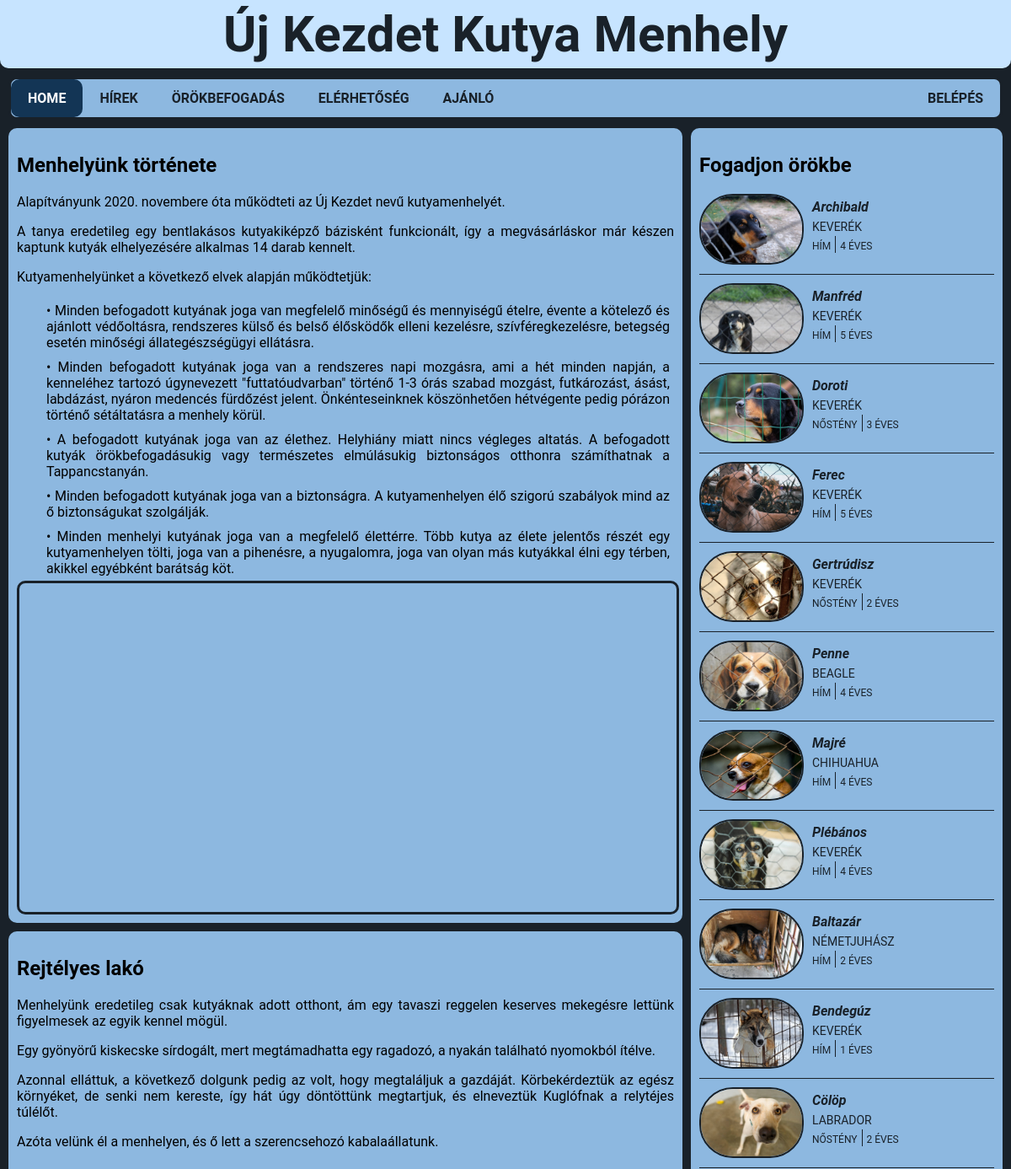
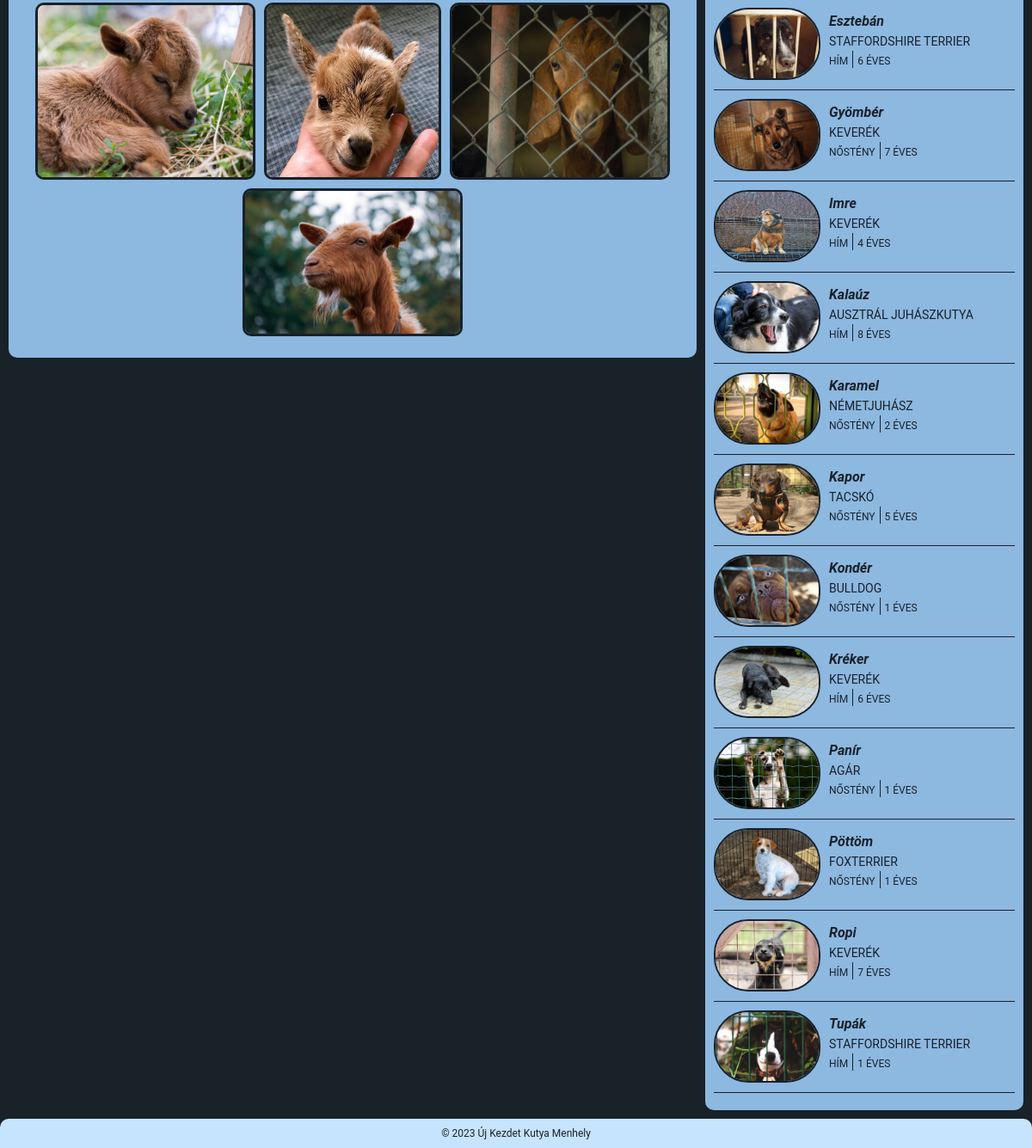
The page / on the database its author committed (2 pictures, top to bottom).
### tables this page shows
CREATE TABLE `kutyak` (
  `nev` varchar(30) NOT NULL,
  `faj` varchar(30) NOT NULL,
  `nem` tinyint(1) NOT NULL,
  `kor` tinyint(30) NOT NULL
);

### queries/kutya_index.php (the view, shortened to what this page needs)
<?php
include "db_connect.php";
$cserebere = array('Á'=>'a', 'É'=>'e', 'Í'=>'i', 'Ó'=>'o', 'Ö'=>'o', 'Ő'=>'o', 'Ú'=>'u','Ü'=>'u', 'Ű'=>'u',
                   'á'=>'a','é'=>'e', 'í'=>'i','ó'=>'o','ö'=>'o','ú'=>'u','ü'=>'u','ű'=>'u','ő'=>'o',);
$sql = "SELECT nev, faj, nem, kor FROM kutyak";
$result = $conn->query($sql);
if ($result->num_rows > 0) {
  while($row = $result->fetch_assoc()) {
    echo'<div class="img-wrapper">';
        echo '<div>';
            echo '<img src="img/'.strtolower(strtr($row["nev"],$cserebere)).'.jpg" alt='.$row["nev"].' height="80" width="120" class="kutya-img">';
        echo '</div>';
        echo '<div class="img-info">';
            echo '<div class="kutya-nev">';
                echo "<p>".$row["nev"]."</p>";
            echo '</div>';
            echo '<div class="kutya-fajta">';
                echo "<p>".$row["faj"]."</p>";
            echo '</div>';
            echo '<div class="nem-kor-wrapper">';
                echo '<div class="nem">';
                    echo "<p>".(($row["nem"]=="1") ? "Hím" : "Nőstény")."</p>";
                echo '</div>';
                echo '<div class="kor">';
                    echo "<p>".$row["kor"]." éves</p>";
                echo '</div>';
            echo '</div>';
        echo'</div>';
    echo '</div>';
  }
} else {
  echo "Jelenleg nincs örökbefogadható kutya:)";
}
?>

### index.php (shortened to what this page needs)
<?php
    $page = 'index';
?>
<!DOCTYPE html>
<html lang="hu">
<?php include 'head.php'; ?>
<body>
    <?php include 'navbar.php'; ?>
    <div class="body-container">
        <div class="flex-container">
            <div class="section-container">
                <section>
                    <h2>Menhelyünk története</h2>
                    <p>Alapítványunk 2020. novembere óta működteti az Új Kezdet nevű kutyamenhelyét.</p>
                    <p>A tanya eredetileg egy bentlakásos kutyakiképző bázisként funkcionált, így a megvásárláskor már készen kaptunk kutyák elhelyezésére alkalmas 14 darab kennelt.</p>
                    <p>Kutyamenhelyünket a következő elvek alapján működtetjük:</p>
                    <div class="behuz">
                        <ul>
                            <li>&#x2022; Minden befogadott kutyának joga van megfelelő minőségű és mennyiségű ételre, évente a kötelező és ajánlott védőoltásra, rendszeres külső és belső élősködők elleni kezelésre, szívféregkezelésre, betegség esetén minőségi állategészségügyi ellátásra.</li>
                            <li>&#x2022; Minden befogadott kutyának joga van a rendszeres napi mozgásra, ami a hét minden napján, a kenneléhez tartozó úgynevezett "futtatóudvarban" történő 1-3 órás szabad mozgást, futkározást, ásást, labdázást, nyáron medencés fürdőzést jelent. Önkénteseinknek köszönhetően hétvégente pedig pórázon történő sétáltatásra a menhely körül.</li>
                            <li>&#x2022; A befogadott kutyának joga van az élethez. Helyhiány miatt nincs végleges altatás. A befogadott kutyák örökbefogadásukig vagy természetes elmúlásukig biztonságos otthonra számíthatnak a Tappancstanyán.</li>
                            <li>&#x2022; Minden befogadott kutyának joga van a biztonságra. A kutyamenhelyen élő szigorú szabályok mind az ő biztonságukat szolgálják.</li>
                            <li>&#x2022; Minden menhelyi kutyának joga van a megfelelő élettérre. Több kutya az élete jelentős részét egy kutyamenhelyen tölti, joga van a pihenésre, a nyugalomra, joga van olyan más kutyákkal élni egy térben, akikkel egyébként barátság köt.</li>
                        </ul>
                        <video class="video" width="700" autoplay muted>
                            <source src="multi/video.mp4" type="video/mp4">
                        </video>
                    </div>
                </section>
                <section>
                    <h2>Rejtélyes lakó</h2>
                    <p>Menhelyünk eredetileg csak kutyáknak adott otthont, ám egy tavaszi reggelen keserves mekegésre lettünk figyelmesek az egyik kennel mögül.</p>
                    <p>Egy gyönyörű kiskecske sírdogált, mert megtámadhatta egy ragadozó, a nyakán található nyomokból ítélve. </p>
                    <p>Azonnal elláttuk, a következő dolgunk pedig az volt, hogy megtaláljuk a gazdáját. Körbekérdeztük az egész környéket, de senki nem kereste, így hát úgy döntöttünk megtartjuk, és elneveztük Kuglófnak a relytéjes túlélőt.</p>
                    <p>Azóta velünk él a menhelyen, és ő lett a szerencsehozó kabalaállatunk.</p>
                    <div class="kuglof-wrapper">
                        <img class="kuglof-img" src="img/babakuglof.jpg" alt="Kis Kuglóf" width="265">
                        <img class="kuglof-img" src="img/kiskuglof.jpg" alt="Kis Kuglóf" width="200">
                        <img class="kuglof-img" src="img/kuglof.jpg" alt="Kuglóf" width="305">
                        <img class="kuglof-img" src="img/kuglof2.jpg" alt="Kuglóf" width="305">
                    </div>
                </section>
            </div>
            <div class="aside-container">
                <aside>
                    <h2>Fogadjon örökbe</h2>
                    <?php include 'queries/kutya_index.php'; ?>
                </aside>
            </div>
        </div>
    </div>
</body>
</html>

### head.php (shortened to what this page needs)
<head>
    <link rel="stylesheet" href="css/kozos.css">
    <link rel="stylesheet" href="css/<?php echo $page?>.css">
</head>

### navbar.php
<nav id="navbar">
    <ul>
        <li><a href="index.php" <?php if ($page =='index') {
                                    echo 'class="active"';
                                    } ?>>Home</a></li>
        <li><a href="hirek.php" <?php if ($page =='hirek') {
                                    echo ' class="active"';
                                    } ?>>Hírek</a></li>
        <li><a href="orokbefogadas.php" <?php if ($page =='orokbefogadas') {
                                    echo 'class="active"';
                                    } ?>>Örökbefogadás</a></li>
        <li><a href="elerhetoseg.php" <?php if ($page =='elerhetoseg') {
                                    echo 'class="active"';
                                    } ?>>Elérhetőség</a></li>
        <li><a href="ajanlo.php" <?php if ($page =='ajanlo') {
                                    echo 'class="active"';
                                    } ?>>Ajánló</a></li>
        <?php if (isset($_SESSION['uname'])) {
            echo '<li class="login"><a href="logout.php">Kijelentkezés</a></li>';
            echo '<li class="login"><a href="profil.php "';
            if ($page == 'profil') {
                echo 'class="active"';
            }
            echo '>Profil</a></li>';
        } else {
            echo '<li class="login"><a href="login.php "';
            if ($page == 'login') {
                echo 'class="active"';
            }
            echo '>Belépés</a></li>';
        }
        ?>
    </ul>
</nav>

### css/kozos.css (style rules this page uses)
body { margin: 0; padding: 0; font-family: 'Roboto', sans-serif; background-color: #192129; }
header { max-height: 250px; width: 100%; border-radius: 0 0 10px 10px; background-color: #c7e4ff; text-align: center; }
header h1 { font-size: 60px; color: #192129; text-transform: capitalize; margin: 0 0 10px 0; padding: 5px; }
#navbar { transition: top 0.2s; z-index: 100; }
nav { position: sticky; top: 0; width: 100%; border-radius: 20px; display: flex; justify-content: center; }
nav ul { list-style: none; padding: 0; overflow: hidden; background-color: #8db8e0; border-radius: 10px; margin: 0 10px; border: 3px solid #192129; border-radius: 10px; width: 1500px; }
ul li { float: left; }
ul li a { display: block; color: #192129; text-align: center; padding: 13px 20px; text-decoration: none; text-transform: uppercase; font-weight: bold; }
.active { border-radius: 10px; background-color: #133555; color: white; }
ul li.login { float: right; }
header, section, aside, footer, ul, li, a { display: block; }
.footer-container { display: flex; justify-content: center; align-items: flex-start; align-content: center; width: 100%; height: 30px; position: relative; bottom: 0; }
footer { width: 100%; text-align: center; background-color: #c7e4ff; border-radius: 10px 10px 0 0; }
footer p { color: #192129; font-size: 12px; margin: 0; padding: 10px; }

### css/index.css (style rules this page uses)
.body-container { display: flex; max-width: 100%; justify-content: center; }
.flex-container { display: flex; max-width: 1500px; justify-content: center; align-items: flex-start; padding: 10px; }
.section-container { display: flex; flex-direction: column; }
section { max-width: 1150px; float: left; margin: 0 10px 10px 0; padding: 10px; background-color: #8db8e0; border-radius: 10px; text-align: justify; }
section ul { list-style-type: disc; margin: 0; padding: 0; }
.aside-container { display: flex; flex-direction: column; }
aside { width: 350px; float: left; margin: 0; padding: 10px; background-color: #8db8e0; border-radius: 10px; }
.img-wrapper { width: 100%; line-height: 0; border-bottom: 1px solid #192129; margin-bottom: 10px; padding-bottom: 25px; }
.kutya-img { float: left; border-radius: 40px; border: 2px solid #192129; }
.img-info { display: flex; justify-content: flex-start; flex-direction: column; margin-left: 5px; padding-left: 10px; }
.kutya-nev { height: 25px; font-weight: bold; color: #192129; text-transform: capitalize; font-style: italic; }
.kutya-fajta { height: 25px; color: #192129; text-transform: uppercase; font-size: 14px; }
.nem-kor-wrapper { height: 20px; display: flex; flex-direction: row; font-size: 12px; }
.nem { color: #192129; text-transform: uppercase; border-right: 1px solid #192129; padding-right: 5px; }
.kor { color: #192129; text-transform: uppercase; padding-left: 5px; }
.behuz li { padding: 0 0 0 30px; list-style-type: disc; margin: 5px; }
.kuglof-wrapper { margin: 5px; display: flex; flex-direction: row; flex-wrap: wrap; justify-content: center; padding: 5px; }
.kuglof-img { max-width: 250px; border-radius: 10px; border-color: #192129; border-style: solid; border-width: 3px; margin: 5px; }
.video { display: flex; width: 100%; border-radius: 10px; border: 3px #192129 solid; }

### rows shown on the page
kutyak: shows a picture, nev "Archibald", faj "KEVERÉK", nem "HÍM", kor "4"
kutyak: shows a picture, nev "Manfréd", faj "KEVERÉK", nem "HÍM", kor "5"
kutyak: shows a picture, nev "Doroti", faj "KEVERÉK", nem "NŐSTÉNY", kor "3"
kutyak: shows a picture, nev "Ferec", faj "KEVERÉK", nem "HÍM", kor "5"
kutyak: shows a picture, nev "Gertrúdisz", faj "KEVERÉK", nem "NŐSTÉNY", kor "2"
kutyak: shows a picture, nev "Penne", faj "BEAGLE", nem "HÍM", kor "4"
kutyak: shows a picture, nev "Majré", faj "CHIHUAHUA", nem "HÍM", kor "4"
kutyak: shows a picture, nev "Plébános", faj "KEVERÉK", nem "HÍM", kor "4"
kutyak: shows a picture, nev "Baltazár", faj "NÉMETJUHÁSZ", nem "HÍM", kor "2"
kutyak: shows a picture, nev "Bendegúz", faj "KEVERÉK", nem "HÍM", kor "1"
kutyak: shows a picture, nev "Cölöp", faj "LABRADOR", nem "NŐSTÉNY", kor "2"
kutyak: shows a picture, nev "Esztebán", faj "STAFFORDSHIRE TERRIER", nem "HÍM", kor "6"
kutyak: shows a picture, nev "Gyömbér", faj "KEVERÉK", nem "NŐSTÉNY", kor "7"
kutyak: shows a picture, nev "Imre", faj "KEVERÉK", nem "HÍM", kor "4"
kutyak: shows a picture, nev "Kalaúz", faj "AUSZTRÁL JUHÁSZKUTYA", nem "HÍM", kor "8"
kutyak: shows a picture, nev "Karamel", faj "NÉMETJUHÁSZ", nem "NŐSTÉNY", kor "2"
kutyak: shows a picture, nev "Kapor", faj "TACSKÓ", nem "NŐSTÉNY", kor "5"
kutyak: shows a picture, nev "Kondér", faj "BULLDOG", nem "NŐSTÉNY", kor "1"
kutyak: shows a picture, nev "Kréker", faj "KEVERÉK", nem "HÍM", kor "6"
kutyak: shows a picture, nev "Panír", faj "AGÁR", nem "NŐSTÉNY", kor "1"
kutyak: shows a picture, nev "Pöttöm", faj "FOXTERRIER", nem "NŐSTÉNY", kor "1"
kutyak: shows a picture, nev "Ropi", faj "KEVERÉK", nem "HÍM", kor "7"
kutyak: shows a picture, nev "Tupák", faj "STAFFORDSHIRE TERRIER", nem "HÍM", kor "1"
